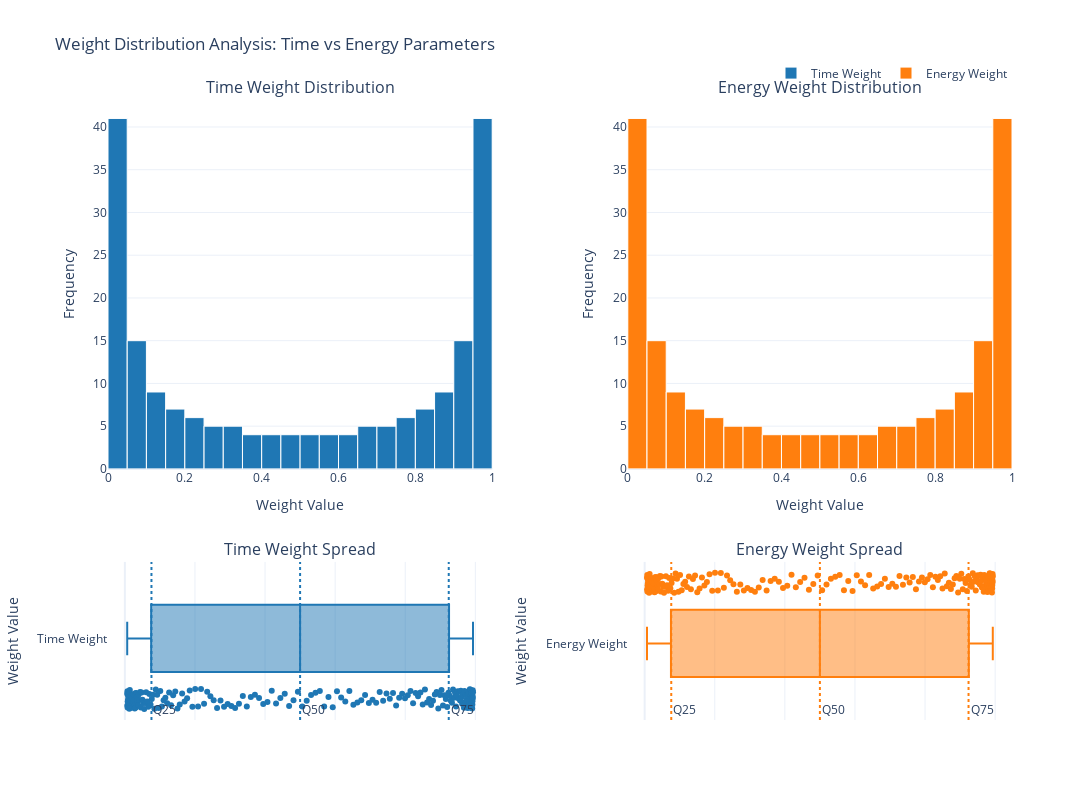

This figure's notebook cell:
### Markdown cell above
## Analysis

### Code cell
# Calculate quantiles
filtered_pareto_df = pareto_df.query("distance_km == @DISTANCE_KM")
quantiles = filtered_pareto_df[["time_weight", "energy_weight"]].quantile(
    q=[0.25, 0.5, 0.75]
)

# Create subplot grid with 2 rows and 2 columns
fig = make_subplots(
    rows=2,
    cols=2,
    vertical_spacing=0.15,
    horizontal_spacing=0.15,
    subplot_titles=(
        "Time Weight Distribution",
        "Energy Weight Distribution",
        "Time Weight Spread",
        "Energy Weight Spread",
    ),
    row_heights=[0.7, 0.3],  # Adjust vertical ratio
)

# Add histograms to top row
fig.add_trace(
    go.Histogram(
        x=filtered_pareto_df["time_weight"],
        name="Time Weight",
        marker_color="#1f77b4",
        nbinsx=30,
        showlegend=True,
        marker=dict(line=dict(width=1, color="white")),
    ),
    row=1,
    col=1,
)

fig.add_trace(
    go.Histogram(
        x=filtered_pareto_df["energy_weight"],
        name="Energy Weight",
        marker_color="#ff7f0e",
        nbinsx=30,
        showlegend=True,
        marker=dict(line=dict(width=1, color="white")),
    ),
    row=1,
    col=2,
)

# Add box plots to bottom row
fig.add_trace(
    go.Box(
        x=filtered_pareto_df["time_weight"],
        name="Time Weight",
        boxpoints="all",
        jitter=0.3,
        pointpos=-1.8,
        line_color="#1f77b4",
        quartilemethod="linear",
        showlegend=False,
    ),
    row=2,
    col=1,
)

fig.add_trace(
    go.Box(
        x=filtered_pareto_df["energy_weight"],
        name="Energy Weight",
        boxpoints="all",
        jitter=0.3,
        pointpos=1.8,
        line_color="#ff7f0e",
        quartilemethod="linear",
        showlegend=False,
    ),
    row=2,
    col=2,
)

# Add quartile lines to box plots
for q in [0.25, 0.5, 0.75]:
    fig.add_vline(
        x=quantiles.loc[q, "time_weight"],
        line_dash="dot",
        line_color="#1f77b4",
        row=2,
        col=1,
        annotation_text=f"Q{q * 100:.0f}",
        annotation_position="bottom right",
    )

    fig.add_vline(
        x=quantiles.loc[q, "energy_weight"],
        line_dash="dot",
        line_color="#ff7f0e",
        row=2,
        col=2,
        annotation_text=f"Q{q * 100:.0f}",
        annotation_position="bottom right",
    )

# Update axis labels and styling
fig.update_xaxes(title_text="Weight Value", row=1, col=1)
fig.update_xaxes(title_text="Weight Value", row=1, col=2)
fig.update_yaxes(title_text="Frequency", row=1, col=1)
fig.update_yaxes(title_text="Frequency", row=1, col=2)
fig.update_yaxes(title_text="Weight Value", row=2, col=1)
fig.update_yaxes(title_text="Weight Value", row=2, col=2)
fig.update_xaxes(showticklabels=False, row=2, col=1)
fig.update_xaxes(showticklabels=False, row=2, col=2)

# Final layout adjustments
fig.update_layout(
    title_text="Weight Distribution Analysis: Time vs Energy Parameters",
    template="plotly_white",
    height=800,
    width=1200,
    legend=dict(orientation="h", yanchor="bottom", y=1.02, xanchor="right", x=1),
)

# Custom hover information
fig.update_traces(
    selector=dict(type="box"),
    hoverinfo="x",
    hovertemplate="<b>%{fullData.name}</b><br>Value: %{x:.4f}<extra></extra>",
)

fig.update_traces(
    selector=dict(type="histogram"),
    hovertemplate="<b>%{fullData.name}</b><br>Value: %{x}<br>Count: %{y}<extra></extra>",
)

# Save and show
fig.show()
fig.write_image(
    "../reports/figures/weight_distribution_analysis.png",
    width=1200,
    height=800,
    scale=2,
    engine="kaleido",
)

### Figure 1 — Plotly figure (JSON) as saved in the notebook; plotly's stock layout.template omitted (floating-point values rounded to 4 significant figures; data arrays with more than 128 entries replaced by an {"elided": "..."} marker saying what was removed)
{"data": [{"hovertemplate": "<b>%{fullData.name}</b><br>Value: %{x}<br>Count: %{y}<extra></extra>", "marker": {"color": "#1f77b4", "line": {"color": "white", "width": 1}}, "name": "Time Weight", "nbinsx": 30, "showlegend": true, "type": "histogram", "x": {"elided": "200 float values"}, "xaxis": "x", "yaxis": "y"}, {"hovertemplate": "<b>%{fullData.name}</b><br>Value: %{x}<br>Count: %{y}<extra></extra>", "marker": {"color": "#ff7f0e", "line": {"color": "white", "width": 1}}, "name": "Energy Weight", "nbinsx": 30, "showlegend": true, "type": "histogram", "x": {"elided": "200 float values"}, "xaxis": "x2", "yaxis": "y2"}, {"boxpoints": "all", "hoverinfo": "x", "hovertemplate": "<b>%{fullData.name}</b><br>Value: %{x:.4f}<extra></extra>", "jitter": 0.3, "line": {"color": "#1f77b4"}, "name": "Time Weight", "pointpos": -1.8, "quartilemethod": "linear", "showlegend": false, "type": "box", "x": {"elided": "200 float values"}, "xaxis": "x3", "yaxis": "y3"}, {"boxpoints": "all", "hoverinfo": "x", "hovertemplate": "<b>%{fullData.name}</b><br>Value: %{x:.4f}<extra></extra>", "jitter": 0.3, "line": {"color": "#ff7f0e"}, "name": "Energy Weight", "pointpos": 1.8, "quartilemethod": "linear", "showlegend": false, "type": "box", "x": {"elided": "200 float values"}, "xaxis": "x4", "yaxis": "y4"}], "layout": {"annotations": [{"font": {"size": 16}, "showarrow": false, "text": "Time Weight Distribution", "x": 0.2125, "xanchor": "center", "xref": "paper", "y": 1, "yanchor": "bottom", "yref": "paper"}, {"font": {"size": 16}, "showarrow": false, "text": "Energy Weight Distribution", "x": 0.7875, "xanchor": "center", "xref": "paper", "y": 1, "yanchor": "bottom", "yref": "paper"}, {"font": {"size": 16}, "showarrow": false, "text": "Time Weight Spread", "x": 0.2125, "xanchor": "center", "xref": "paper", "y": 0.255, "yanchor": "bottom", "yref": "paper"}, {"font": {"size": 16}, "showarrow": false, "text": "Energy Weight Spread", "x": 0.7875, "xanchor": "center", "xref": "paper", "y": 0.255, "yanchor": "bottom", "yref": "paper"}, {"showarrow": false, "text": "Q25", "x": 0.07587, "xanchor": "left", "xref": "x3", "y": 0, "yanchor": "bottom", "yref": "y3 domain"}, {"showarrow": false, "text": "Q25", "x": 0.07587, "xanchor": "left", "xref": "x4", "y": 0, "yanchor": "bottom", "yref": "y4 domain"}, {"showarrow": false, "text": "Q50", "x": 0.5, "xanchor": "left", "xref": "x3", "y": 0, "yanchor": "bottom", "yref": "y3 domain"}, {"showarrow": false, "text": "Q50", "x": 0.5, "xanchor": "left", "xref": "x4", "y": 0, "yanchor": "bottom", "yref": "y4 domain"}, {"showarrow": false, "text": "Q75", "x": 0.9241, "xanchor": "left", "xref": "x3", "y": 0, "yanchor": "bottom", "yref": "y3 domain"}, {"showarrow": false, "text": "Q75", "x": 0.9241, "xanchor": "left", "xref": "x4", "y": 0, "yanchor": "bottom", "yref": "y4 domain"}], "height": 800, "legend": {"orientation": "h", "x": 1, "xanchor": "right", "y": 1.02, "yanchor": "bottom"}, "shapes": [{"line": {"color": "#1f77b4", "dash": "dot"}, "type": "line", "x0": 0.07587, "x1": 0.07587, "xref": "x3", "y0": 0, "y1": 1, "yref": "y3 domain"}, {"line": {"color": "#ff7f0e", "dash": "dot"}, "type": "line", "x0": 0.07587, "x1": 0.07587, "xref": "x4", "y0": 0, "y1": 1, "yref": "y4 domain"}, {"line": {"color": "#1f77b4", "dash": "dot"}, "type": "line", "x0": 0.5, "x1": 0.5, "xref": "x3", "y0": 0, "y1": 1, "yref": "y3 domain"}, {"line": {"color": "#ff7f0e", "dash": "dot"}, "type": "line", "x0": 0.5, "x1": 0.5, "xref": "x4", "y0": 0, "y1": 1, "yref": "y4 domain"}, {"line": {"color": "#1f77b4", "dash": "dot"}, "type": "line", "x0": 0.9241, "x1": 0.9241, "xref": "x3", "y0": 0, "y1": 1, "yref": "y3 domain"}, {"line": {"color": "#ff7f0e", "dash": "dot"}, "type": "line", "x0": 0.9241, "x1": 0.9241, "xref": "x4", "y0": 0, "y1": 1, "yref": "y4 domain"}], "title": {"text": "Weight Distribution Analysis: Time vs Energy Parameters"}, "width": 1200, "xaxis": {"anchor": "y", "domain": [0, 0.425], "title": {"text": "Weight Value"}}, "xaxis2": {"anchor": "y2", "domain": [0.575, 1], "title": {"text": "Weight Value"}}, "xaxis3": {"anchor": "y3", "domain": [0, 0.425], "showticklabels": false}, "xaxis4": {"anchor": "y4", "domain": [0.575, 1], "showticklabels": false}, "yaxis": {"anchor": "x", "domain": [0.405, 1], "title": {"text": "Frequency"}}, "yaxis2": {"anchor": "x2", "domain": [0.405, 1], "title": {"text": "Frequency"}}, "yaxis3": {"anchor": "x3", "domain": [0, 0.255], "title": {"text": "Weight Value"}}, "yaxis4": {"anchor": "x4", "domain": [0, 0.255], "title": {"text": "Weight Value"}}}}
